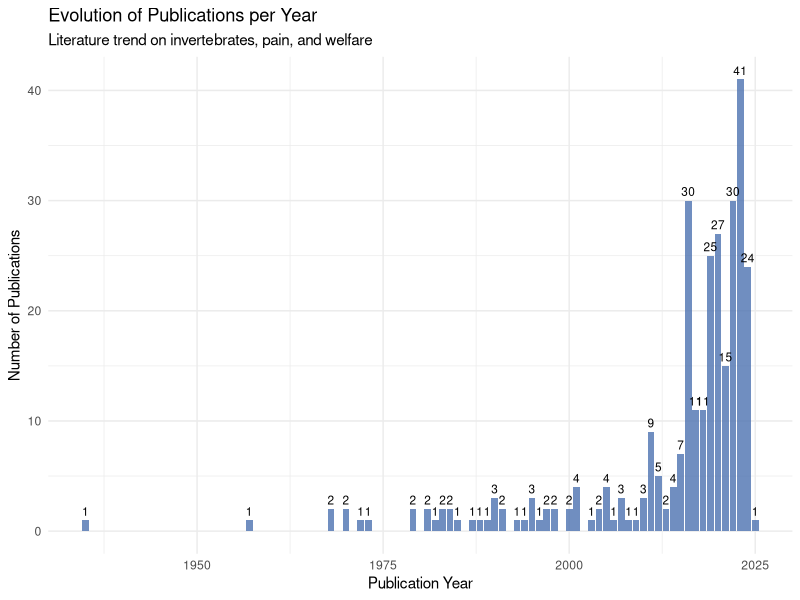
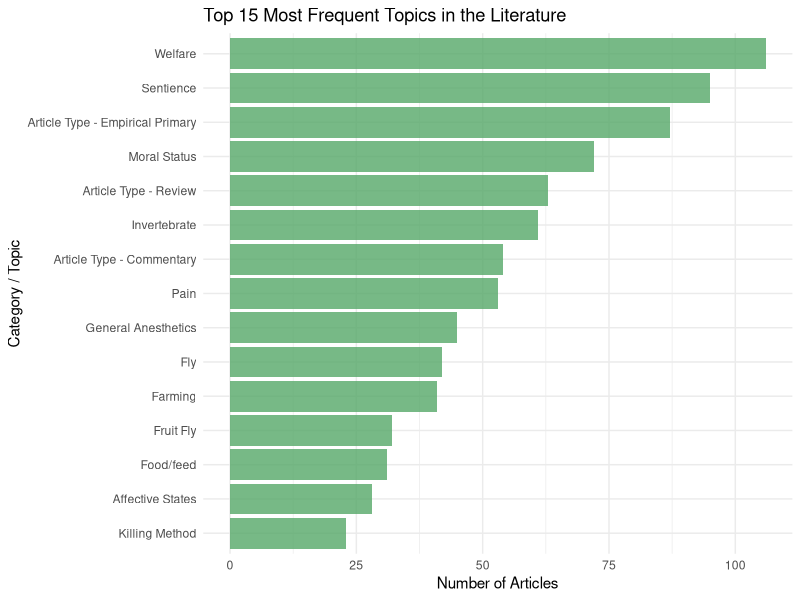
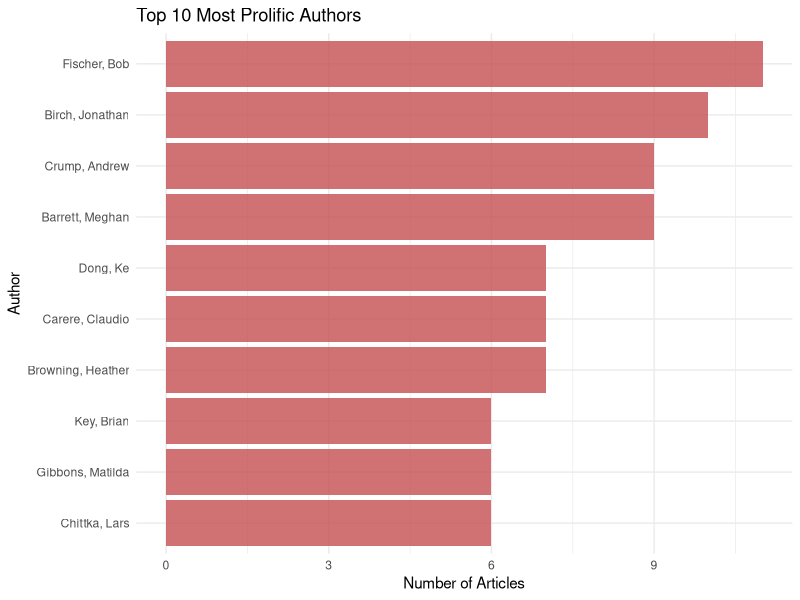

Write the R code that produced these figures, in order.
# 1. Install and load necessary packages
# (If you don't have tidyverse installed, remove the '#' from the next line)
# install.packages("tidyverse")

library(tidyverse)

# 2. Load the data
# Make sure the 'Gallery_Library.csv' file is in your working directory
datos <- read_csv("Gallery_Library.csv")

# ==============================================================================
# INITIAL DATA EXPLORATION
# ==============================================================================

# View the general structure of the data (column names and data types)
glimpse(datos)

# View a basic statistical summary
summary(datos)

# ==============================================================================
# PLOT 1: EVOLUTION OF PUBLICATIONS PER YEAR
# ==============================================================================
# This chart will help us see if interest in this field has grown over time.

grafico_anios <- datos %>%
  # Remove rows with no publication year
  filter(!is.na(`Publication Year`)) %>% 
  # Count how many publications there are for each year
  count(`Publication Year`) %>% 
  
  # Create the plot
  ggplot(aes(x = `Publication Year`, y = n)) +
  geom_col(fill = "#4C72B0", alpha = 0.8) +
  geom_text(aes(label = n), vjust = -0.5, size = 3) + # Add the number on top of the bar
  theme_minimal() +
  labs(
    title = "Evolution of Publications per Year",
    subtitle = "Literature trend on invertebrates, pain, and welfare",
    x = "Publication Year",
    y = "Number of Publications"
  )

# Show the plot
print(grafico_anios)

# ==============================================================================
# PLOT 2: TOP 15 MOST FREQUENT TOPICS
# ==============================================================================
# Since the "Topics" column contains several topics separated by commas, 
# we need to separate them to count them individually.

grafico_temas <- datos %>%
  # Remove rows without topics
  filter(!is.na(Topics)) %>% 
  # Separate the Topics column into multiple rows (using the comma as separator)
  separate_rows(Topics, sep = ",") %>% 
  # Remove extra whitespaces at the beginning and end
  mutate(Topics = str_trim(Topics)) %>% 
  # Count the frequency of each topic and sort from highest to lowest
  count(Topics, sort = TRUE) %>% 
  # Take only the top 15 topics
  slice_max(order_by = n, n = 15) %>% 
  
  # Create the plot
  ggplot(aes(x = reorder(Topics, n), y = n)) +
  geom_col(fill = "#55A868", alpha = 0.8) +
  coord_flip() + # Flip the bars so the texts are easier to read
  theme_minimal() +
  labs(
    title = "Top 15 Most Frequent Topics in the Literature",
    x = "Category / Topic",
    y = "Number of Articles"
  )

# Show the plot
print(grafico_temas)

# ==============================================================================
# PLOT 3 (Optional): MOST PROLIFIC AUTHORS
# ==============================================================================
# Authors are separated by semicolons (;)

grafico_autores <- datos %>%
  filter(!is.na(Authors)) %>%
  separate_rows(Authors, sep = ";") %>%
  mutate(Authors = str_trim(Authors)) %>%
  count(Authors, sort = TRUE) %>%
  slice_max(order_by = n, n = 10) %>% # Top 10 authors
  
  ggplot(aes(x = reorder(Authors, n), y = n)) +
  geom_col(fill = "#C44E52", alpha = 0.8) +
  coord_flip() +
  theme_minimal() +
  labs(
    title = "Top 10 Most Prolific Authors",
    x = "Author",
    y = "Number of Articles"
  )

# Show the plot
print(grafico_autores)
